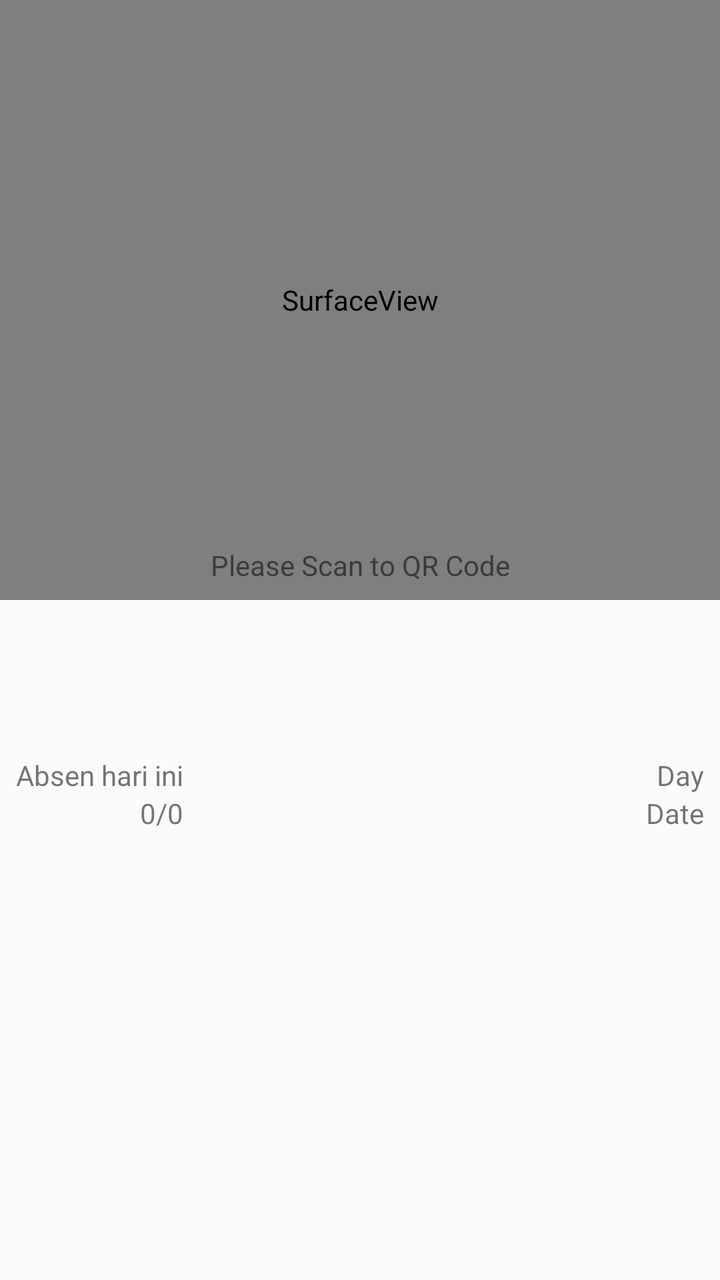
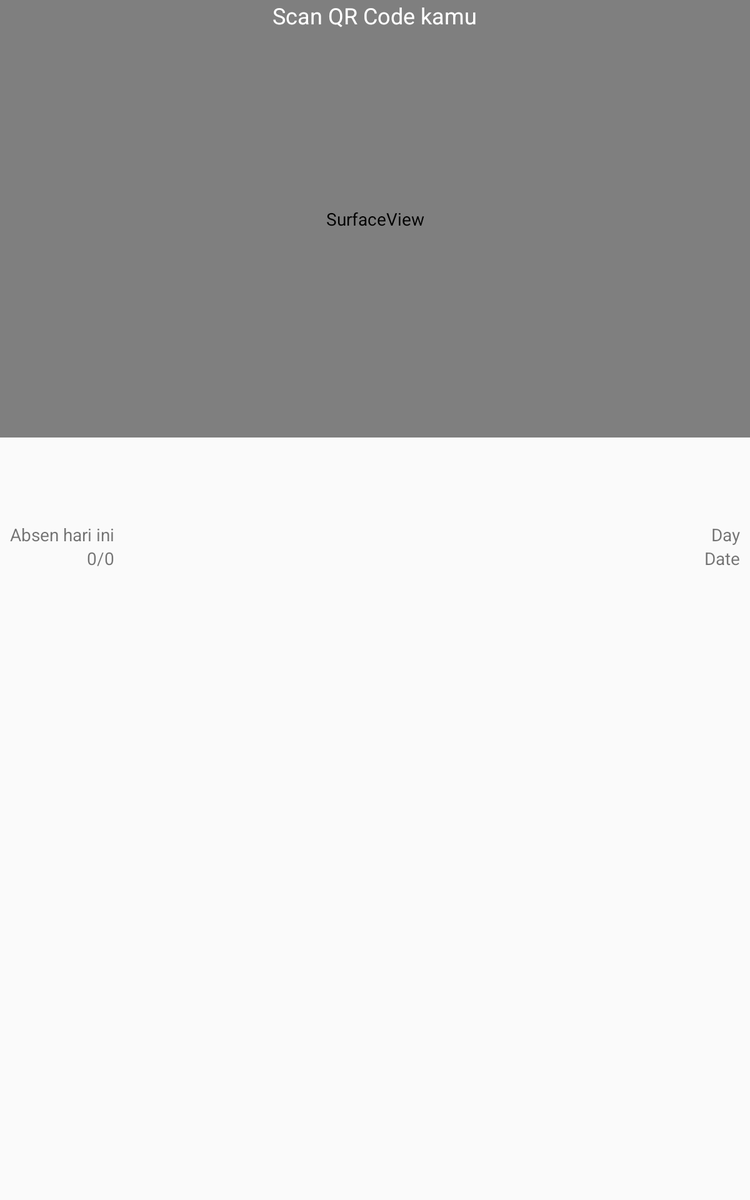

An Android layout and its configuration variant, each rendered on a device that would load it. The default file and the variant file are quoted in full after the pictures.
<!-- AndroidManifest.xml: application theme Theme.AppCompat.Light.NoActionBar -->
<!-- res/layout/fragment_present.xml -->
<?xml version="1.0" encoding="utf-8"?>
<FrameLayout xmlns:android="http://schemas.android.com/apk/res/android"
    xmlns:app="http://schemas.android.com/apk/res-auto"
    xmlns:tools="http://schemas.android.com/tools"
    android:layout_width="match_parent"
    android:layout_height="match_parent"
    tools:context=".PresentFragment">

    <android.support.constraint.ConstraintLayout
        android:layout_width="match_parent"
        android:layout_height="match_parent">

        <SurfaceView
            android:id="@+id/svScanner"
            android:layout_width="match_parent"
            android:layout_height="300dp" />

        <TextView
            android:id="@+id/tvResult"
            android:layout_width="wrap_content"
            android:layout_height="wrap_content"
            android:layout_marginBottom="8dp"
            android:layout_marginEnd="8dp"
            android:layout_marginStart="8dp"
            android:text="Please Scan to QR Code"
            app:layout_constraintBottom_toBottomOf="@+id/svScanner"
            app:layout_constraintEnd_toEndOf="parent"
            app:layout_constraintStart_toStartOf="parent" />
        <FrameLayout
            android:id="@+id/frameLayout"
            android:layout_width="match_parent"
            android:layout_height="270dp"
            app:layout_constraintBottom_toBottomOf="parent">
            <include layout="@layout/present_container"/>
            <android.support.v7.widget.RecyclerView
                android:id="@+id/rvPresent"
                android:layout_width="match_parent"
                android:layout_height="match_parent"
                android:layout_marginTop="56dp"
                android:padding="8dp">

            </android.support.v7.widget.RecyclerView>
        </FrameLayout>
    </android.support.constraint.ConstraintLayout>
</FrameLayout>
<!-- res/layout/present_container.xml (included above) -->
<?xml version="1.0" encoding="utf-8"?>
<android.support.constraint.ConstraintLayout
    xmlns:android="http://schemas.android.com/apk/res/android" android:layout_width="match_parent"
    android:layout_height="match_parent">
    <LinearLayout
        android:layout_width="match_parent"
        android:layout_height="56dp"
        android:padding="8dp"
        android:orientation="horizontal"
        android:background="@drawable/bg_container">
        <LinearLayout
            android:layout_width="wrap_content"
            android:layout_height="wrap_content"
            android:orientation="vertical">
            <TextView
                android:layout_width="wrap_content"
                android:layout_height="wrap_content"
                android:text="Absen hari ini" />
            <LinearLayout
                android:layout_width="wrap_content"
                android:layout_height="wrap_content"
                android:orientation="horizontal"
                android:layout_gravity="right">
                <TextView
                    android:id="@+id/txCountPresent"
                    android:layout_width="wrap_content"
                    android:layout_height="wrap_content"
                    android:text="0"/>
                <TextView
                    android:layout_width="wrap_content"
                    android:layout_height="wrap_content"
                    android:text="/"/>
                <TextView
                    android:id="@+id/txCountEmployee"
                    android:layout_width="wrap_content"
                    android:layout_height="wrap_content"
                    android:text="0"/>
            </LinearLayout>
        </LinearLayout>
        <LinearLayout
            android:layout_width="match_parent"
            android:layout_height="match_parent"
            android:orientation="vertical">
            <TextView
                android:id="@+id/txDay"
                android:layout_width="wrap_content"
                android:layout_height="wrap_content"
                android:text="Day"
                android:layout_gravity="right"/>
            <TextView
                android:id="@+id/txDate"
                android:layout_width="wrap_content"
                android:layout_height="wrap_content"
                android:text="Date"
                android:layout_gravity="right"/>
        </LinearLayout>
    </LinearLayout>
</android.support.constraint.ConstraintLayout>
<!-- resources referenced by this layout -->
<resources>
  <!-- drawable bg_container (drawable) -->
  <?xml version="1.0" encoding="utf-8"?>
  <selector xmlns:android="http://schemas.android.com/apk/res/android">
      <shape android:shape="rectangle">
          <gradient android:angle="270"
              android:endColor="#E2E2E2" android:startColor="#BABABA"/>
          <solid android:color="@color/textIcons"/>
          <stroke android:color="#BABABA"
              android:width="1dp"/>
          <size android:height="150dp" android:width="150dp"/>
      </shape>
  </selector>
  <color name="textIcons">#FFFFFF</color>
</resources>
<!-- res/layout-large/fragment_present.xml (the repository's variant of the layout above) -->
<!-- drawn on a 7-inch tablet held upright -->
<?xml version="1.0" encoding="utf-8"?>
<FrameLayout xmlns:android="http://schemas.android.com/apk/res/android"
    xmlns:app="http://schemas.android.com/apk/res-auto"
    xmlns:tools="http://schemas.android.com/tools"
    android:layout_width="match_parent"
    android:layout_height="match_parent"
    tools:context=".PresentFragment">
    <SurfaceView
        android:id="@+id/svScanner"
        android:layout_width="match_parent"
        android:layout_height="350dp" />
    <TextView
        android:id="@+id/tvResult"
        android:layout_width="wrap_content"
        android:layout_height="wrap_content"
        android:text="Scan QR Code kamu"
        android:textColor="@color/textIcons"
        android:layout_gravity="center_horizontal"
        android:textSize="18sp"
        />
    <android.support.constraint.ConstraintLayout
        android:layout_width="match_parent"
        android:layout_height="match_parent">
        <android.support.design.widget.CoordinatorLayout
            android:layout_width="match_parent"
            android:layout_height="match_parent"
            android:layout_marginTop="20dp">

            <android.support.v4.widget.NestedScrollView
                android:layout_width="match_parent"
                android:layout_height="match_parent">

            </android.support.v4.widget.NestedScrollView>
            <LinearLayout
                android:layout_width="match_parent"
                android:layout_height="match_parent"
                app:layout_behavior="@string/bottom_sheet_behavior"
                app:behavior_hideable="false"
                app:behavior_peekHeight="550dp">
                <include layout="@layout/bottom_navigation"/>
            </LinearLayout>
        </android.support.design.widget.CoordinatorLayout>
    </android.support.constraint.ConstraintLayout>
</FrameLayout>
<!-- res/layout/bottom_navigation.xml (included above) -->
<?xml version="1.0" encoding="utf-8"?>
<android.support.constraint.ConstraintLayout
    xmlns:android="http://schemas.android.com/apk/res/android" android:layout_width="match_parent"
    xmlns:app="http://schemas.android.com/apk/res-auto"
    xmlns:tools="http://schemas.android.com/tools"
    android:layout_height="match_parent">
        <LinearLayout
            android:layout_width="match_parent"
            android:layout_height="match_parent"
            android:orientation="vertical"
            >
            <FrameLayout
                android:id="@+id/frameLayout"
                android:layout_width="match_parent"
                android:layout_height="match_parent"
                >

                <include layout="@layout/container" />

                <android.support.v7.widget.RecyclerView
                    android:id="@+id/rvPresent"
                    android:layout_width="match_parent"
                    android:layout_height="match_parent"
                    android:layout_marginTop="56dp">

                </android.support.v7.widget.RecyclerView>
            </FrameLayout>
        </LinearLayout>
</android.support.constraint.ConstraintLayout>
<!-- res/layout/container.xml (included above) -->
<?xml version="1.0" encoding="utf-8"?>
<android.support.constraint.ConstraintLayout
    xmlns:android="http://schemas.android.com/apk/res/android" android:layout_width="match_parent"
    android:layout_height="match_parent">
    <LinearLayout
        android:layout_width="match_parent"
        android:layout_height="56dp"
        android:padding="8dp"
        android:orientation="horizontal"
        android:background="@drawable/bg_container">
        <LinearLayout
            android:layout_width="wrap_content"
            android:layout_height="wrap_content"
            android:orientation="vertical">
            <TextView
                android:id="@+id/txPresentInfo"
                android:layout_width="wrap_content"
                android:layout_height="wrap_content"
                android:text="Absen hari ini" />
            <LinearLayout
                android:layout_width="wrap_content"
                android:layout_height="wrap_content"
                android:orientation="horizontal"
                android:layout_gravity="right">
                <TextView
                    android:id="@+id/tvCountPresent"
                    android:layout_width="wrap_content"
                    android:layout_height="wrap_content"
                    android:text="0"/>
                <TextView
                    android:layout_width="wrap_content"
                    android:layout_height="wrap_content"
                    android:text="/"/>
                <TextView
                    android:id="@+id/tvCountEmployee"
                    android:layout_width="wrap_content"
                    android:layout_height="wrap_content"
                    android:text="0"/>
            </LinearLayout>
        </LinearLayout>
        <LinearLayout
            android:layout_width="match_parent"
            android:layout_height="match_parent"
            android:orientation="vertical">
            <TextView
                android:id="@+id/tvDay"
                android:layout_width="wrap_content"
                android:layout_height="wrap_content"
                android:text="Day"
                android:layout_gravity="right"/>
            <TextView
                android:id="@+id/tvDate"
                android:layout_width="wrap_content"
                android:layout_height="wrap_content"
                android:text="Date"
                android:layout_gravity="right"/>
        </LinearLayout>
    </LinearLayout>
</android.support.constraint.ConstraintLayout>
<!-- resources referenced by the variant -->
<!-- as a 7-inch tablet held upright resolves them -->
<resources>
  <color name="textIcons">#FFFFFF</color>
  <!-- drawable bg_container (drawable) -->
  <?xml version="1.0" encoding="utf-8"?>
  <selector xmlns:android="http://schemas.android.com/apk/res/android">
      <shape android:shape="rectangle">
          <gradient android:angle="270"
              android:endColor="#E2E2E2" android:startColor="#BABABA"/>
          <solid android:color="@color/textIcons"/>
          <stroke android:color="#BABABA"
              android:width="1dp"/>
          <size android:height="150dp" android:width="150dp"/>
      </shape>
  </selector>
</resources>
